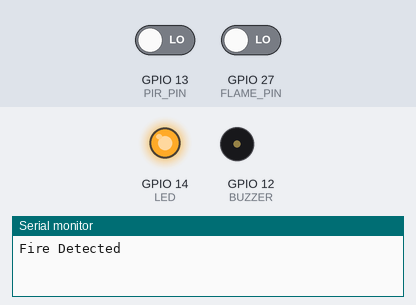
Recording of a sketch running on a simulated ESP32. Parts: output pins drawn as LEDs (lit = HIGH), buzzer (waves = sounding, pin HIGH), the last lines printed to the serial monitor. The inputs (shaded band) are chosen by the test bench; at power-on: GPIO 13 (PIR_PIN) LOW, GPIO 27 (FLAME_PIN) LOW. WiFi joins after 1.5 s; servers stay silent unless stated; the local clock reads 2024-03-15 10:24:30 at power-on unless the sketch sets it.

Above: at 2.7 s.
2.8 s: GPIO 13 (PIR_PIN) driven HIGH
At 3.1 s:
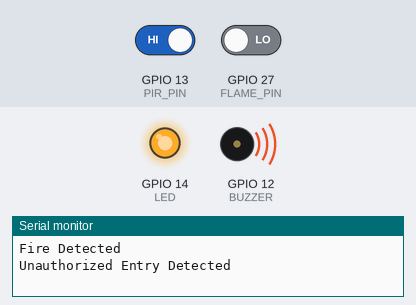
4.3 s: GPIO 27 (FLAME_PIN) driven HIGH
At 5.4 s:
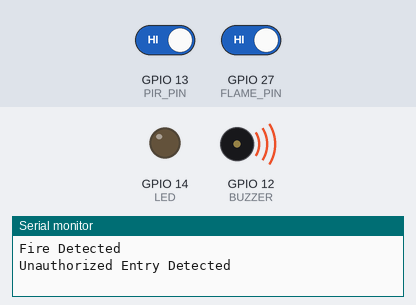
5.8 s: GPIO 27 (FLAME_PIN) driven LOW
At 6.6 s:
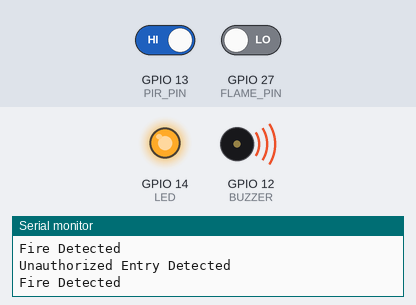
7.3 s: GPIO 13 (PIR_PIN) driven LOW
At 7.8 s:
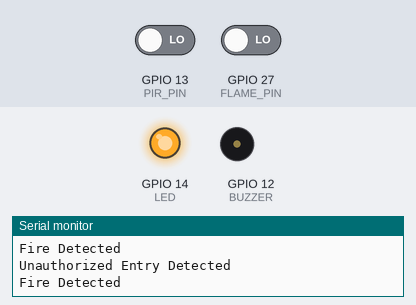
Timing chart, 0 to 9.8 s (numbered marks = the images above; inputs shaded):
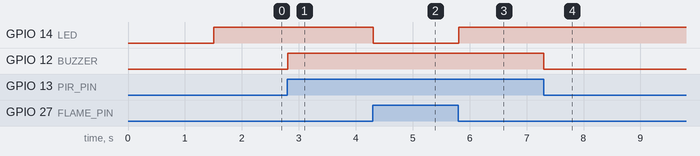

The sketch:

esp32_motion_alert.ino
```cpp
#include <WiFi.h>
#include <HTTPClient.h>
#include <time.h>

const char* ssid = "YOUR_WIFI_SSID";
const char* password = "YOUR_WIFI_PASSWORD";
const char* serverUrl = "http://172.22.231.65:5000/api/alerts";

const int PIR_PIN = 13;
const int FLAME_PIN = 27;
const int BUZZER = 12;
const int LED = 14;

const char* deviceId = "esp32-01";

bool lastMotionState = false;
bool lastFlameState = false;

String getTimestamp() {
  struct tm timeinfo;
  if (!getLocalTime(&timeinfo)) {
    return String("1970-01-01T00:00:00Z");
  }

  char buffer[25];
  strftime(buffer, sizeof(buffer), "%Y-%m-%dT%H:%M:%SZ", &timeinfo);
  return String(buffer);
}

void connectWiFi() {
  WiFi.mode(WIFI_STA);
  WiFi.begin(ssid, password);

  while (WiFi.status() != WL_CONNECTED) {
    delay(500);
  }
}

void syncTime() {
  configTime(0, 0, "pool.ntp.org", "time.nist.gov");
  struct tm timeinfo;
  while (!getLocalTime(&timeinfo)) {
    delay(500);
  }
}

void updateOutputs(bool motionDetected, bool flameDetected) {
  digitalWrite(BUZZER, motionDetected ? HIGH : LOW);
  digitalWrite(LED, flameDetected ? HIGH : LOW);
}

void sendAlert(const char* eventType, const char* zoneName) {
  if (WiFi.status() != WL_CONNECTED) {
    connectWiFi();
  }

  String healthUrl = String(serverUrl);
  int apiPathIndex = healthUrl.indexOf("/api/alerts");
  if (apiPathIndex > 0) {
    healthUrl = healthUrl.substring(0, apiPathIndex) + "/api/health";
  }

  WiFiClient healthTcp;
  HTTPClient healthClient;
  healthClient.setTimeout(8000);
  healthClient.begin(healthTcp, healthUrl);

  int healthCode = healthClient.GET();
  if (healthCode < 0) {
    healthClient.end();
    return;
  }

  healthClient.end();

  WiFiClient alertTcp;
  HTTPClient http;
  http.begin(alertTcp, serverUrl);
  http.setTimeout(8000);
  http.addHeader("Content-Type", "application/json");

  String payload = String("{") +
                   "\"deviceId\":\"" + deviceId + "\"," +
                   "\"eventType\":\"" + eventType + "\"," +
                   "\"intrusion\":true," +
                   "\"zone\":\"" + zoneName + "\"," +
                   "\"timestamp\":\"" + getTimestamp() + "\"" +
                   "}";

  int responseCode = http.POST(payload);
  Serial.print("Server Response Code: ");
  Serial.println(responseCode);

  http.end();
}

void setup() {
  Serial.begin(115200);

  pinMode(PIR_PIN, INPUT);
  pinMode(FLAME_PIN, INPUT);
  pinMode(BUZZER, OUTPUT);
  pinMode(LED, OUTPUT);

  updateOutputs(false, false);

  connectWiFi();
  syncTime();
}

void loop() {
  bool motionDetected = digitalRead(PIR_PIN) == HIGH;
  bool flameDetected = digitalRead(FLAME_PIN) == LOW;

  updateOutputs(motionDetected, flameDetected);

  if (motionDetected && !lastMotionState) {
    Serial.println("Unauthorized Entry Detected");
    sendAlert("intrusion", "Main Entrance");
  }

  if (flameDetected && !lastFlameState) {
    Serial.println("Fire Detected");
    sendAlert("fire", "Fire Zone");
  }

  lastMotionState = motionDetected;
  lastFlameState = flameDetected;

  delay(100);
}
```

Measured:
- after the input at 2.8 s, GPIO 12 (BUZZER): LOW → HIGH at once
- after the input at 4.3 s, GPIO 14 (LED): HIGH → LOW at once
- after the input at 5.8 s, GPIO 14 (LED): LOW → HIGH at once
- after the input at 7.3 s, GPIO 12 (BUZZER): HIGH → LOW at once
